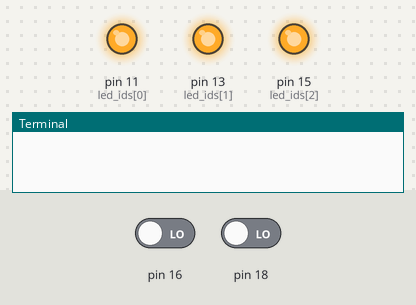
Bench run of a program on a simulated Raspberry Pi (header pin numbers). Shown: output pins drawn as LEDs (lit = HIGH), the last lines printed to the terminal. Dashed ring = blinking. The inputs (shaded band) are chosen by the test bench; at power-on: pin 16 LOW, pin 18 LOW.

Above: at 1.2 s.
1.3 s: pin 16 driven HIGH
At 1.7 s:
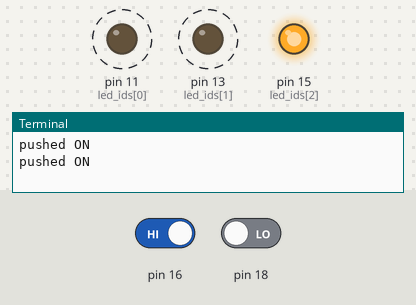
At 2.3 s:
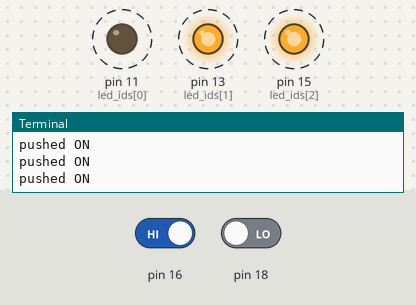
4.3 s: pin 16 driven LOW
At 4.3 s:
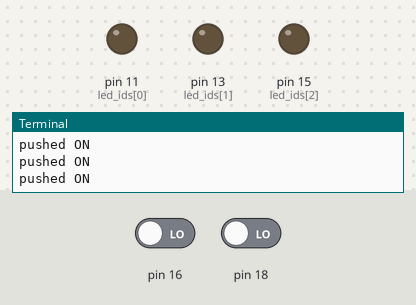
Timing chart, 0 to 7.3 s (numbered marks = the images above; inputs shaded):
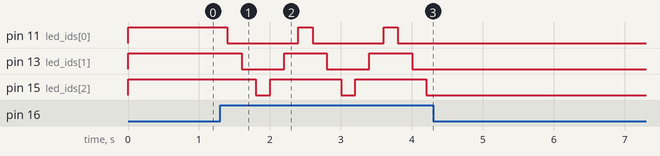

Measured:
- after the input at 1.3 s, pin 11 (led_ids[0]): alternates HIGH for 0.20 s and LOW for 1.0 s, starting after 0.10 s; pin 13 (led_ids[1]): alternates HIGH for 0.60 s and LOW for 0.60 s, starting after 0.30 s; pin 15 (led_ids[2]): alternates HIGH for 1.0 s and LOW for 0.20 s, starting after 0.50 s
- after the input at 4.3 s, pin 11 (led_ids[0]), pin 13 (led_ids[1]), pin 15 (led_ids[2]): stops changing and stays LOW

The program:

push_buttons.py
```python
from time import sleep
import RPi.GPIO as GPIO

GPIO.cleanup()
GPIO.setmode(GPIO.BOARD)

GPIO.setup(16, GPIO.IN)
GPIO.setup(18, GPIO.IN)

GPIO.setup(11, GPIO.OUT)
GPIO.setup(13, GPIO.OUT)
GPIO.setup(15, GPIO.OUT)
GPIO.output(11, GPIO.HIGH)
GPIO.output(13, GPIO.HIGH)
GPIO.output(15, GPIO.HIGH)


def push_buttons():
	state = 0
	inc = 1
	while True:
    		if(GPIO.input(16) == True):
        		if(inc == 1):
            			state = state + 1
        		else:
            			state = state - 1

			if(state == 3):
				inc = 0
			elif(state == 0):
				inc = 1

			if(state == 1):
				turn_on(11)
			elif (state == 2):
				turn_on(13)
			elif (state == 3):
				turn_on(15)
			else:
				turn_on(10)
			print "pushed ON"
		if(GPIO.input(18) == True):
			turn_on(10)
			print "Pushed Exit"
			GPIO.cleanup()
			break
		sleep(0.2)


def turn_on(started_led):
	led_ids = [11,13,15]
	for led in led_ids:
		if led <= started_led:
			GPIO.output(led, GPIO.LOW)
		else:
			GPIO.output(led, GPIO.HIGH)


push_buttons()
```
